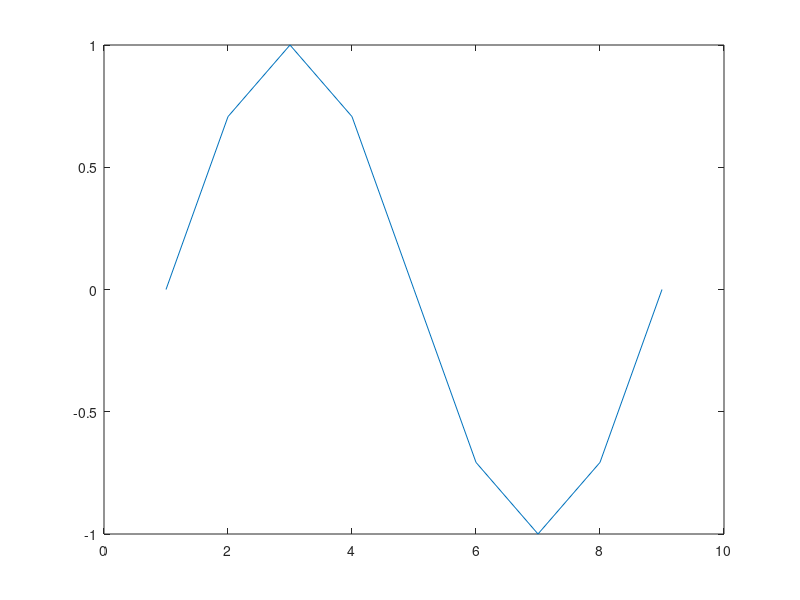

Write the MATLAB code that produced this figure. (Note: this script raises an error after producing the figure.)
% Exercise 4 - Nonlinear Advection Equation convergence test on the shockwave
exact = -152.00516;

start = 3;
total = 10;

mvals = 2.^(linspace(start, start+total-1, total))+1;
estimates = zeros(total, 1);

for iter = 1:total
m = mvals(iter);

points = linspace(-1, 1, m);
U_initial = -sin(pi*points);
a = 0.01/pi;
figure;
plot(U_initial);

G = U_initial;
G(1:end) = 0;

maxstep = 200000;
plotinterval = 1000;
to_plot = true;
wait = 0;

tmax = 1.6037 / pi;

time = 0.0;
U_new = U_initial;
for i = 1:maxstep
    if time == tmax
        break;
    end
    [U_new, k] = advection_solver2(U_new, G, m, a, time);
    time = time + k;

    if mod(i, plotinterval) == 0 && to_plot
        plotmain(U_new, U_initial, i, time, wait)
    end
end

plotmain(U_new, U_initial, i, time, wait)

figure;
U_x = (- U_new(1:end-2) + U_new(3:end))/(4/(m+1));
wavebreak = min(U_x);
plot(points(2:end-1), U_x);
title(sprintf("$$U_x$$ at 0: %f", wavebreak), "Interpreter", "latex");

disp(wavebreak);

estimates(iter) = wavebreak;
end
%%

figure;
loglog(1./mvals, (exact - estimates).^2, "o-");
title("Convergence test: breaking wave")
xlabel("h");
ylabel("error (MSE)");
grid on;
fig = gcf;
exportgraphics(fig, "ex4_convergence2.pdf");

%%
figure;
loglog(1./mvals(2:end), diff(estimates).^2, "o-");
title("Residuals: breaking wave")
xlabel("h");
ylabel("residuals squared");
grid on;
fig = gcf;
exportgraphics(fig, "ex4_residuals2.pdf");


function plotmain(U_new, U_initial, i, time, wait)
        plot(U_new)
        hold on;
        plot(U_initial)
        legend(["estimate", "initial"]);
        title(sprintf("iter: %d, time: %f", i, time));
        hold off;
        pause(wait);
end